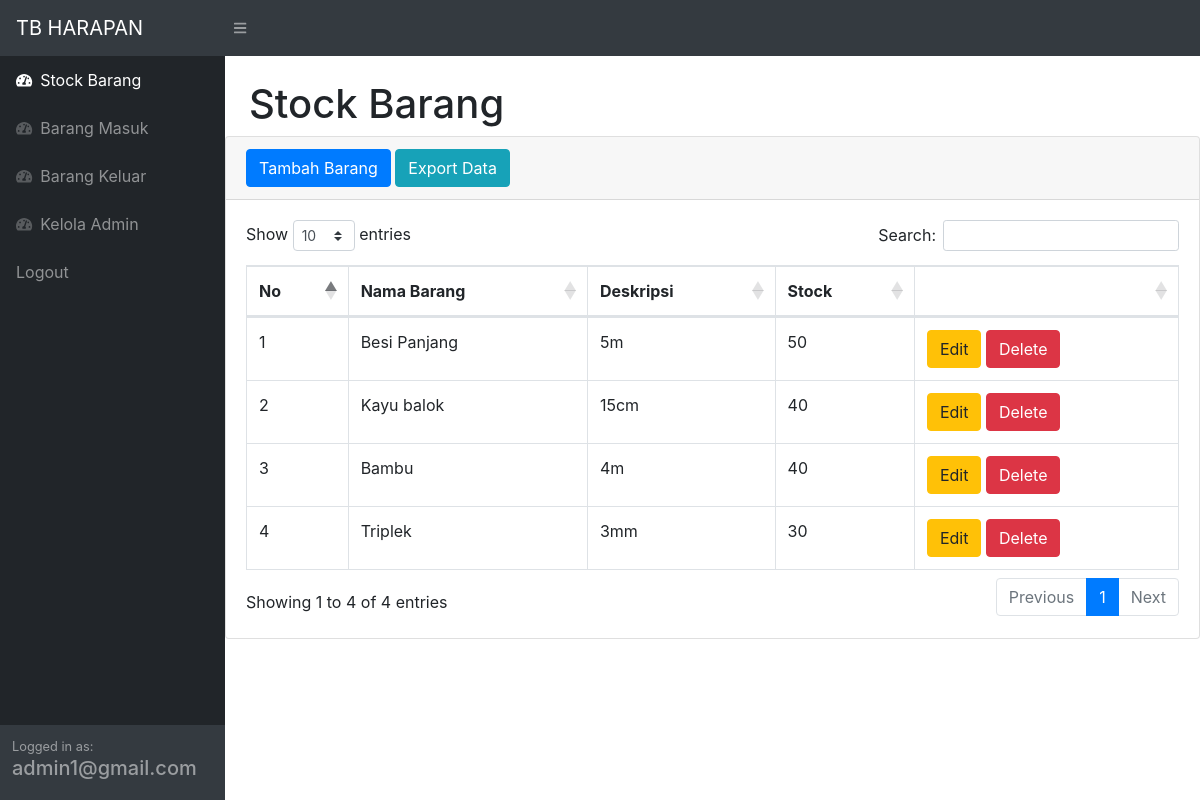
Screenshot of /index.php (signed in) with the database file from the repository.
### tables this page shows
CREATE TABLE `stock` (
  `idbarang` int(11) NOT NULL,
  `namabarang` varchar(30) NOT NULL,
  `deskripsi` varchar(30) NOT NULL,
  `stock` int(11) NOT NULL
);

### index.php (the view, shortened to what this page needs)
<?php
    require 'function.php';
    $email = $_SESSION['email'];
?>
<!DOCTYPE html>
<html lang="en">
    <head>
        <link href="css/styles.css" rel="stylesheet" />
        <link href="https://cdn.datatables.net/1.10.20/css/dataTables.bootstrap4.min.css" rel="stylesheet" />
    </head>
    <body class="sb-nav-fixed">
        <nav class="sb-topnav navbar navbar-expand navbar-dark bg-dark">
            <a class="navbar-brand" href="index.php">TB HARAPAN</a>
            <button class="btn btn-link btn-sm order-1 order-lg-0" id="sidebarToggle" href="#"><i class="fas fa-bars"></i></button>
        </nav>
        <div id="layoutSidenav">
            <div id="layoutSidenav_nav">
                <nav class="sb-sidenav accordion sb-sidenav-dark" id="sidenavAccordion">
                    <div class="sb-sidenav-menu">
                        <div class="nav">
                            <a class="nav-link" href="index.php">
                                <div class="sb-nav-link-icon"><i class="fas fa-tachometer-alt"></i></div>
                                Stock Barang
                            </a>
                            <a class="nav-link" href="masuk.php">
                                <div class="sb-nav-link-icon"><i class="fas fa-tachometer-alt"></i></div>
                                Barang Masuk
                            </a>
                            <a class="nav-link" href="keluar.php">
                                <div class="sb-nav-link-icon"><i class="fas fa-tachometer-alt"></i></div>
                                Barang Keluar
                            </a>
                            <a class="nav-link" href="admin.php">
                                <div class="sb-nav-link-icon"><i class="fas fa-tachometer-alt"></i></div>
                                Kelola Admin
                            </a>
                            <a  class="nav-link" href="logout.php">Logout
                            </a>
                        </div>
                    </div>
                    <div class="sb-sidenav-footer">
                        <div class="small">Logged in as:</div>
                        <h5><?=$email;?></h5>
                    </div>
                </nav>
            </div>
            <div id="layoutSidenav_content">
                <main>
                    <div class="container-fluid">
                        <h1 class="mt-4">Stock Barang </h1>
                        </div>
                        <div class="card mb-4">
                            <div class="card-header">
                                <button type="button" class="btn btn-primary" data-toggle="modal" data-target="#myModal">
                                    Tambah Barang
                                </button>
                                <a href="export.php"class="btn btn-info">Export Data </a>
                            </div>
                            <div class="card-body">
                                <div class="table-responsive">
                                    <table class="table table-bordered" id="dataTable" width="100%" cellspacing="0">
                                        <thead>
                                            <tr>
                                                <th>No</th>
                                                <th>Nama Barang</th>
                                                <th>Deskripsi</th>
                                                <th>Stock</th>
                                                <th> </th>
                                            </tr>
                                        </thead>
                                        <tbody>
                                                <?php
                                                    $ambilsemuadatastock = mysqli_query($conn,"select * from stock");
                                                        $i = 1;
                                                    while ($data=mysqli_fetch_array($ambilsemuadatastock)) {
                                                        $namabarang = $data['namabarang'];
                                                        $deskripsi = $data['deskripsi'];
                                                        $stock = $data['stock'];
                                                        $idb = $data['idbarang'];
                                                ?>
                                            <tr>
                                                <td><?=$i++;?></td>
                                                <td><?=$namabarang;?></td>
                                                <td><?=$deskripsi;?></td>
                                                <td><?=$stock;?></td>
                                                <td>
                                                    <button type="button" class="btn btn-warning" data-toggle="modal" data-target="#edit<?=$idb;?>">Edit</button>
                                                    <button type="button" class="btn btn-danger" data-toggle="modal" data-target="#delete<?=$idb;?>">Delete</button>
                                                </td>
                                            </tr>
                                            <?php
                                                 };
                                            ?>
                                        </tbody>
                                    </table>
                                </div>
                            </div>
                        </div>
                    </div>
            </div>
    </body>
</html>

### rows the page displays
stock: namabarang "Besi Panjang", deskripsi "5m", stock "50"
stock: namabarang "Kayu balok", deskripsi "15cm", stock "40"
stock: namabarang "Bambu", deskripsi "4m", stock "40"
stock: namabarang "Triplek", deskripsi "3mm", stock "30"

### other values shown
$email "admin1@gmail.com"
